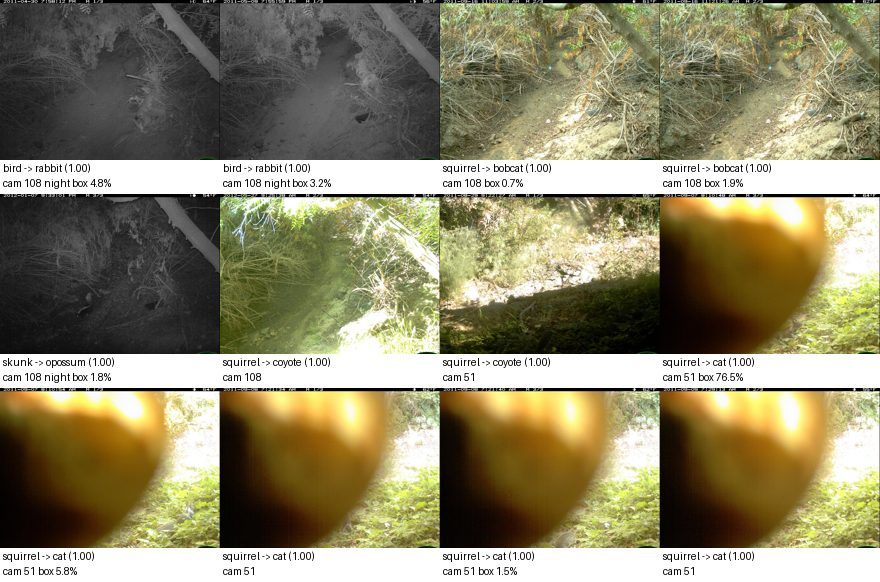
#> input picture reports/baseline/gallery/unfamiliar_inputs.jpg, 880 x 582 px
$ python -i validate.py   (imports and definitions only)
#> lines starting #> are read from the running program, lines starting #| are printed output that depends on the picture
#> further down, picture is the input picture: PIL image 880x582 RGB; mean R, G, B 141.9, 135.5, 105.7
"""Per-file checks: checksum, full decode, dimensions, near-duplicate signature.

Runs in worker processes, so it only takes and returns plain data.
"""

from __future__ import annotations

import hashlib
import re
from dataclasses import dataclass, replace
from io import BytesIO
from pathlib import Path

import numpy as np
from PIL import Image, ImageFilter

# Bump when check_file's outputs change so cached results are recomputed.
CHECK_VERSION = 4

# Camera traps stamp date/temperature bars on the top and bottom edges; they
# are identical across cameras and would dominate a whole-frame comparison.
EDGE_CROP = 0.07
SIGNATURE_SIZE = (32, 24)
SIGNATURE_BLUR = 2.0
# Below this grayscale std the thumbnail is nearly uniform (e.g. a black
# frame) and its signature is not used for near-duplicate search.
LOW_INFORMATION_STD = 2.0


@dataclass(frozen=True)
class FileCheck:
    path: str
    size: int
    mtime_ns: int
    sha256: str | None = None
    width: int | None = None
    height: int | None = None
    signature: bytes | None = None
    low_information: bool = False
    error: str | None = None
    check_version: int = CHECK_VERSION


def signature(img: Image.Image) -> tuple[bytes, float]:
    """High-pass grayscale thumbnail used to find near-duplicates, as int8 bytes.

    Subtracting a blurred copy removes illumination falloff (strong in
    night-time infrared frames), so similarity reflects scene content. Returns
    the signature and the thumbnail's grayscale std.
    """
    crop = int(img.height * EDGE_CROP)
#> crop = 40
    body = img.crop((0, crop, img.width, img.height - crop)).convert("L")
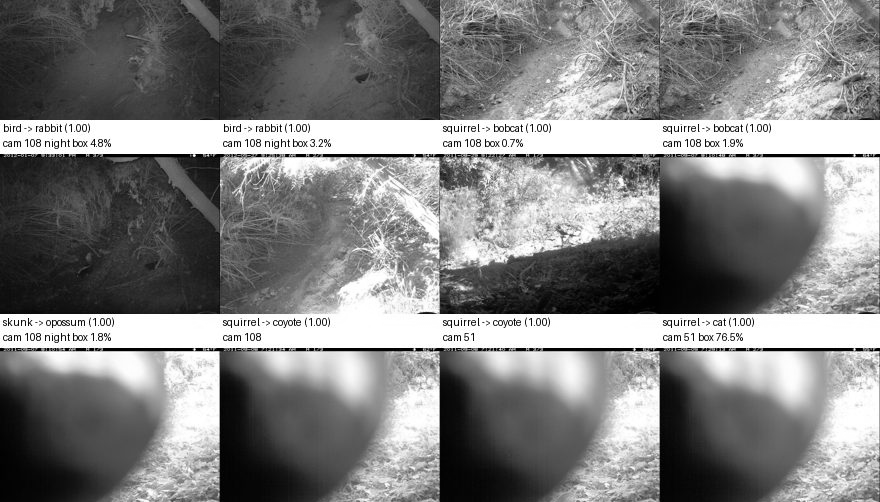
#> body: PIL image 880x502 L; min 0, max 255, mean 129.4
    small = body.resize(SIGNATURE_SIZE, Image.Resampling.BOX)
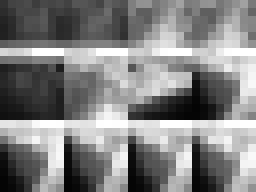
#> small: PIL image 32x24 L (shown 8 times larger); min 4, max 255, mean 129.8
    arr = np.asarray(small, dtype=np.float32)
    low = np.asarray(small.filter(ImageFilter.GaussianBlur(SIGNATURE_BLUR)), dtype=np.float32)
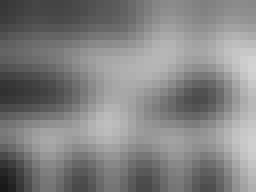
#> low: shape (24, 32) float32 (shown 8 times larger); min 24, max 210, mean 129.7
    high = (arr - low).ravel()
#> high = 768 values, max 140 at index 196, min -126 at index 584, mean 0.0573
    high -= high.mean()
#> high = 768 values, max 139.9 at index 196, min -126.1 at index 584, mean 6.36e-07
    peak = float(np.abs(high).max()) or 1.0
#> peak = 139.9
    return (np.round(high / peak * 127).astype(np.int8).tobytes(), float(arr.std()))


def unpack_signatures(blobs: list[bytes]) -> np.ndarray:
    """Stack int8 signatures into unit-norm float32 rows (cosine similarity = dot)."""
    mat = np.frombuffer(b"".join(blobs), dtype=np.int8).reshape(len(blobs), -1)
    out = mat.astype(np.float32)
    out /= np.linalg.norm(out, axis=1, keepdims=True) + 1e-6
    return out


def check_file(path: str) -> FileCheck:
    p = Path(path)
    st = p.stat()
    data = p.read_bytes()
    base = FileCheck(
        path=path,
        size=st.st_size,
        mtime_ns=st.st_mtime_ns,
        sha256=hashlib.sha256(data).hexdigest(),
    )
    if not data:
        return replace(base, error="empty file (0 bytes)")
    try:
        with Image.open(BytesIO(data)) as img:
            img.load()  # full decode: catches truncated and corrupt files
            if img.format not in ("JPEG", "PNG"):
                raise ValueError(f"unsupported format {img.format}")
            sig, std = signature(img)
            return replace(
                base,
                width=img.width,
                height=img.height,
                signature=sig,
                low_information=std < LOW_INFORMATION_STD,
            )
    except Exception as e:
        # Drop object addresses ("<... at 0x10ac36d90>") so errors, and therefore
        # the manifest version, are identical across runs.
        message = re.sub(r"<[^<>]* at 0x[0-9a-f]+>", "<file>", str(e))
        return replace(base, error=f"{type(e).__name__}: {message}")

>>> from PIL import Image
>>> picture = Image.open('../../../reports/baseline/gallery/unfamiliar_inputs.jpg')
>>> result = signature(picture)

$ run again, on reports/baseline/gallery/confused_species.jpg
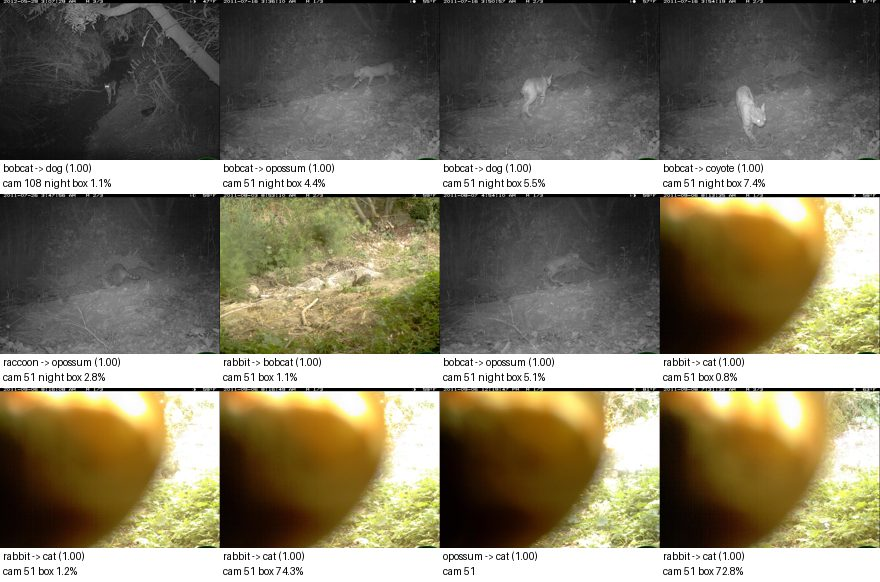
#> input picture reports/baseline/gallery/confused_species.jpg, 880 x 582 px
#> picture is the input picture: PIL image 880x582 RGB; mean R, G, B 131.5, 124.3, 103
#> in signature, `body = img.crop((0, crop, img.width, img.height - crop)).convert("L")`:
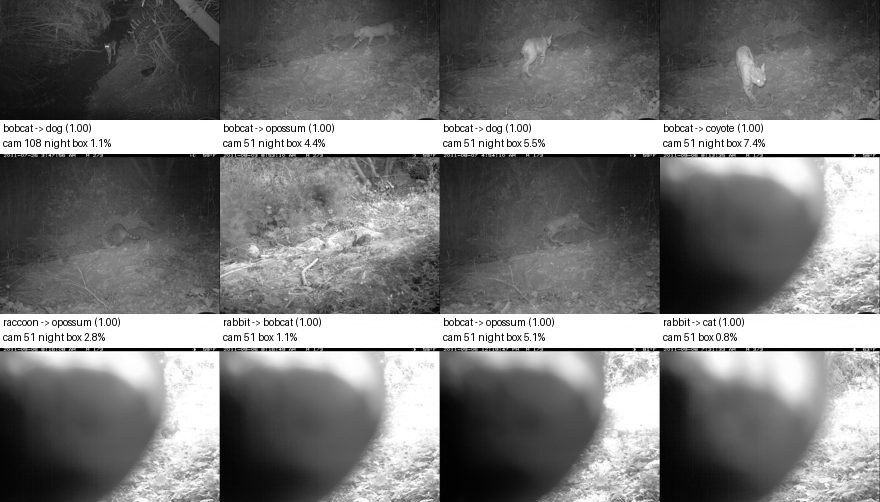
#> body: PIL image 880x502 L; min 0, max 255, mean 122.2
#> in signature, `low = np.asarray(small.filter(ImageFilter.GaussianBlur(SIGNATURE_BLUR)..`:
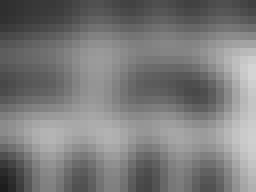
#> low: shape (24, 32) float32 (shown 8 times larger); min 29, max 212, mean 122.4
#> in signature, `high = (arr - low).ravel()`: high = 768 values, max 147 at index 196, min -120 at index 600, mean 0.174
#> in signature, `high -= high.mean()`: high = 768 values, max 146.8 at index 196, min -120.2 at index 600, mean 9.54e-07
#> peak = 146.8

$ run again, on reports/baseline/gallery/false_empty.jpg
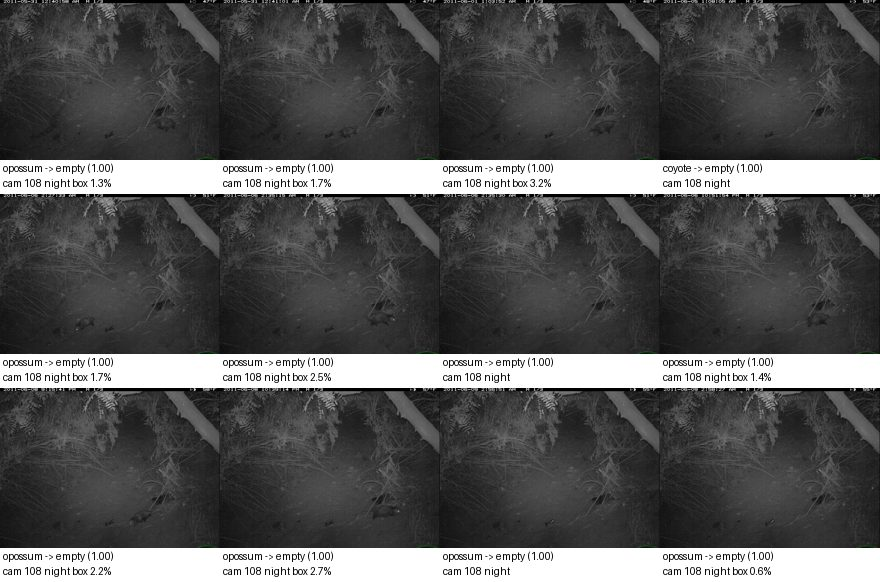
#> input picture reports/baseline/gallery/false_empty.jpg, 880 x 582 px
#> picture is the input picture: PIL image 880x582 RGB; mean R, G, B 85.9, 86, 85.9
#> in signature, `body = img.crop((0, crop, img.width, img.height - crop)).convert("L")`:
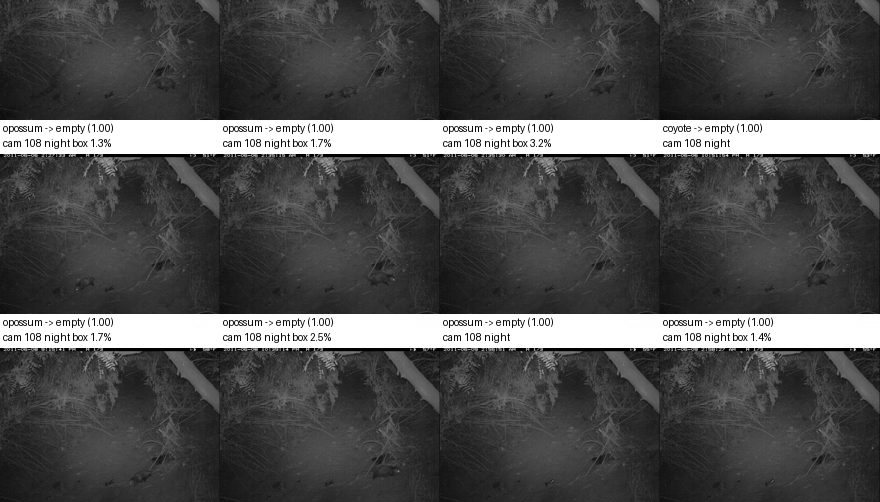
#> body: PIL image 880x502 L; min 0, max 255, mean 78.5
#> in signature, `low = np.asarray(small.filter(ImageFilter.GaussianBlur(SIGNATURE_BLUR)..`:
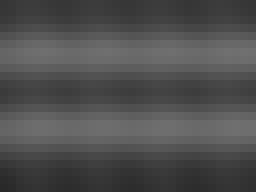
#> low: shape (24, 32) float32 (shown 8 times larger); min 41, max 112, mean 78.6
#> in signature, `high = (arr - low).ravel()`: high = 768 values, max 148 at index 215, min -69 at index 456, mean 0.125
#> in signature, `high -= high.mean()`: high = 768 values, max 147.9 at index 215, min -69.12 at index 456, mean 0
#> peak = 147.9

$ run again, on reports/baseline/gallery/small_animals.jpg
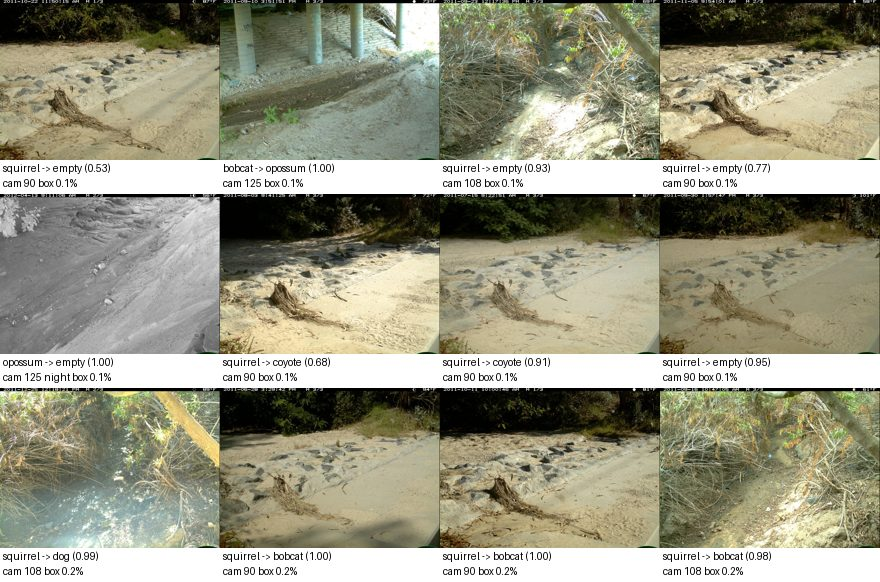
#> input picture reports/baseline/gallery/small_animals.jpg, 880 x 582 px
#> picture is the input picture: PIL image 880x582 RGB; mean R, G, B 152, 150.3, 130
#> in signature, `body = img.crop((0, crop, img.width, img.height - crop)).convert("L")`:
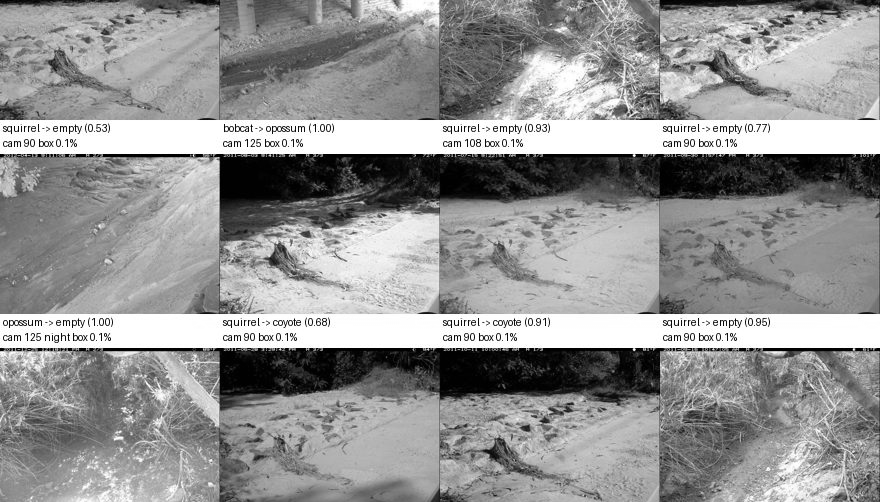
#> body: PIL image 880x502 L; min 0, max 255, mean 148.2
#> in signature, `low = np.asarray(small.filter(ImageFilter.GaussianBlur(SIGNATURE_BLUR)..`:
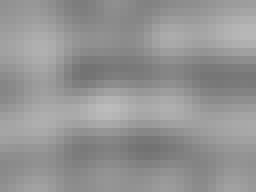
#> low: shape (24, 32) float32 (shown 8 times larger); min 114, max 188, mean 148.2
#> in signature, `high = (arr - low).ravel()`: high = 768 values, max 121 at index 207, min -134 at index 552, mean 0.143
#> in signature, `high -= high.mean()`: high = 768 values, max 120.9 at index 207, min -134.1 at index 552, mean 7.95e-07
#> peak = 134.1
